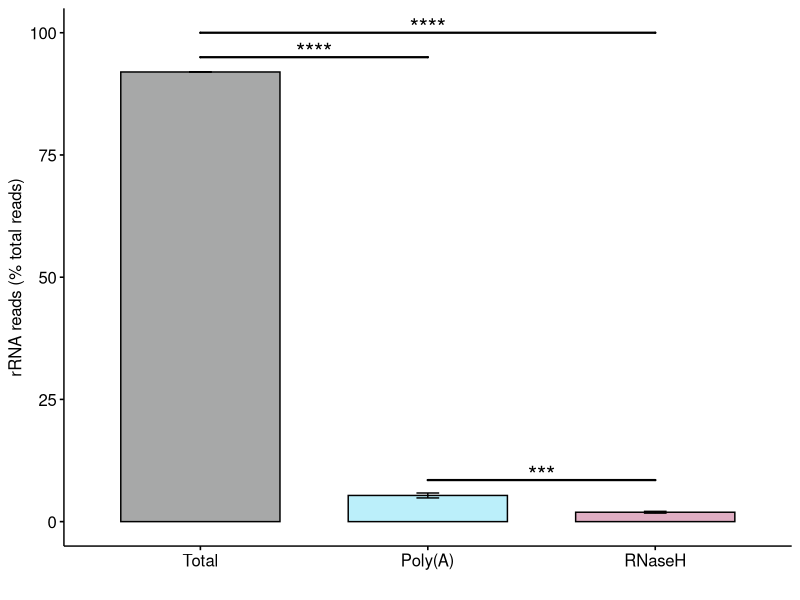
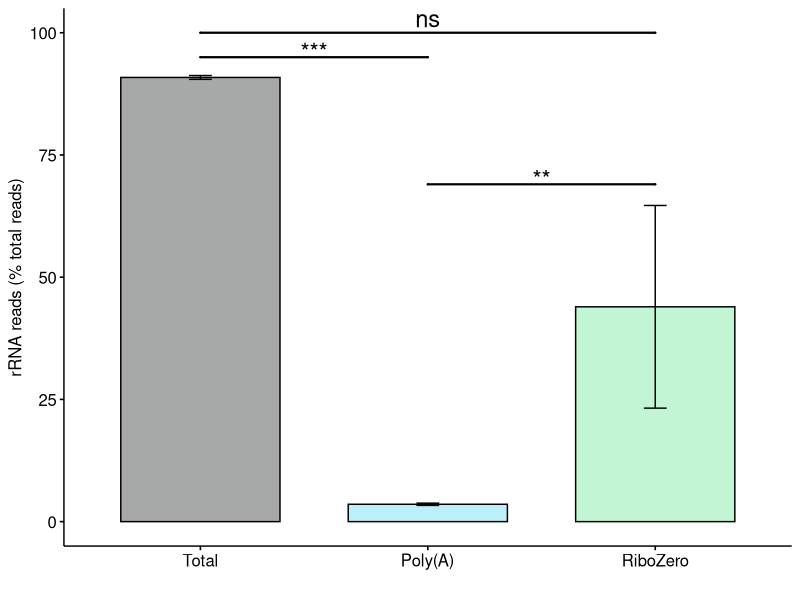
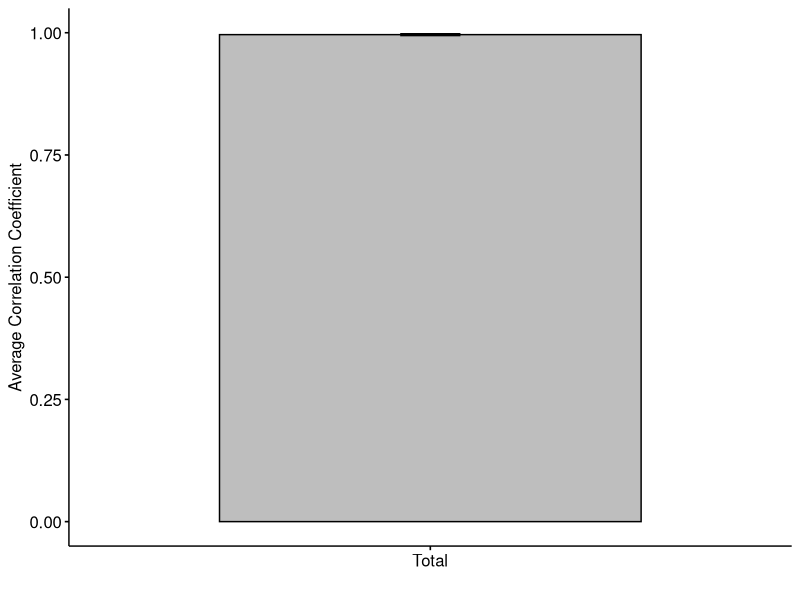
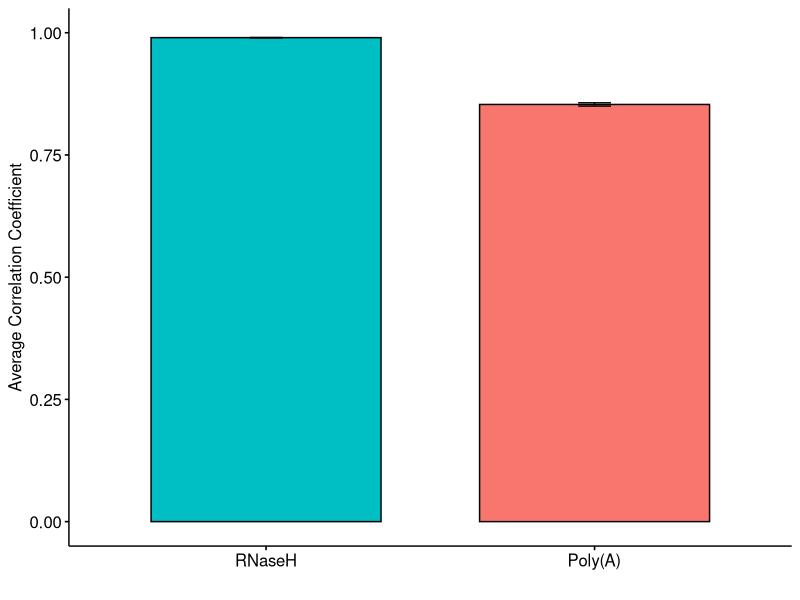
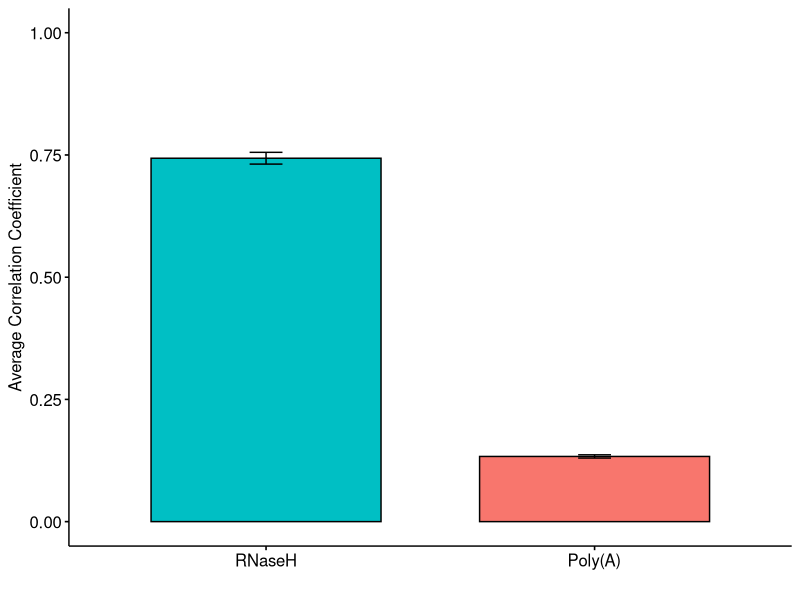

Recreate these plots in R, in order.
## ---- chunk 1
library(knitr)
knitr::opts_chunk$set(echo=FALSE, include=FALSE)
## ---- chunk 2
# install.packages("rstatix")
# install.packages("ggpubr")
# install.packages("tibble")
## ---- chunk 3
###2019 data
rrna_data_2019 <- read.csv("rrna_depletion_calculation_2019.csv")
levels(rrna_data_2019$Sample)
rrna_data_2019$Sample <- ordered(rrna_data_2019$Sample, levels = c("Total", "Poly(A)", "RNaseH"))
levels(rrna_data_2019$Sample)
 
library(rstatix)
stat.test_2019 <- aov(log_tranform_ratio ~ Sample, data = rrna_data_2019) %>%
  tukey_hsd()
stat.test_2019 

library("ggpubr")
ggbarplot(rrna_data_2019, x = "Sample", y = "percent_rrna", add = c("mean_se"),
          position = position_dodge(),
          color = "black", palette = c("#A7A8A8", "#BBEFFA", "#DFAEC3"),
          fill = "Sample",
          ylim = c(0, 100),
          order = c("Total", "Poly(A)", "RNaseH"),
          legend = "none",
          ylab = "rRNA reads (% total reads)", xlab = " ") +
  stat_pvalue_manual(
    stat.test_2019, label = "p.adj.signif", 
    tip.length = 0,
    size = 6,
    bracket.size = 0.75,
    y.position = c(95, 100, 8.5))
## ---- chunk 4
###2018 data
rrna_data_2018 <- read.csv("rrna_depletion_calculation_2018.csv")
levels(rrna_data_2018$Sample)
rrna_data_2018$Sample <- ordered(rrna_data_2018$Sample, levels = c("Total", "Poly(A)", "RiboZero"))
levels(rrna_data_2018$Sample)

library(rstatix)
stat.test_2018 <- aov(log_tranform_ratio ~ Sample, data = rrna_data_2018) %>%
  tukey_hsd()
stat.test_2018 

library("ggpubr")
ggbarplot(rrna_data_2018, x = "Sample", y = "percent_rrna", add = c("mean_se"),
          position = position_dodge(),
          color = "black", palette = c("#A7A8A8", "#BBEFFA", "#C2F5D4"),
          fill = "Sample",
          ylim = c(0, 100),
          order = c("Total", "Poly(A)", "RiboZero"),
          legend = "none",
          ylab = "rRNA reads (% total reads)", xlab = " ") +
  stat_pvalue_manual(
    stat.test_2018, label = "p.adj.signif", 
    tip.length = 0,
    size = 6,
    bracket.size = 0.75,
    y.position = c(95, 100, 69))

## ---- chunk 5
###bio replicate data
bio_rep_data <- read.csv("biological_replicate_plot.csv")
levels(bio_rep_data$Sample)

ggbarplot(bio_rep_data, x = "Sample", y = "Average_corr_coeff", add = c("mean_se"),
          position = position_dodge(),
          color = "black", fill = c("#bebebe"),
          ylim = c(0, 1),
          legend = "none",
          ylab = "Average Correlation Coefficient", xlab = " ")
bio_rep_data
## ---- chunk 6
###protein coding data
protein_coding_data <- read.csv("protein_coding_plot.csv")
levels(protein_coding_data$Sample)
protein_coding_data$Sample <- ordered(protein_coding_data$Sample, levels = c("RNaseH", "Poly(A)"))
levels(protein_coding_data$Sample)

ggbarplot(protein_coding_data, x = "Sample", y = "Average_corr_coeff", add = c("mean_se"),
          position = position_dodge(),
          color = "black", palette = c("#00bfc4", "#f8766d"),
          fill = "Sample",
          ylim = c(0, 1),
          order = c("RNaseH", "Poly(A)"),
          legend = "none",
          ylab = "Average Correlation Coefficient", xlab = "")
## ---- chunk 7
###ncRNA data
ncrna_data <- read.csv("ncrna_plot.csv")
levels(ncrna_data$Sample)
ncrna_data$Sample <- ordered(ncrna_data$Sample, levels = c("RNaseH", "Poly(A)"))
levels(ncrna_data$Sample)

ggbarplot(ncrna_data, x = "Sample", y = "Average_corr_coeff", add = c("mean_se"),
          position = position_dodge(),
          color = "black", palette = c("#00bfc4", "#f8766d"),
          fill = "Sample",
          ylim = c(0, 1),
          order = c("RNaseH", "Poly(A)"),
          legend = "none",
          ylab = "Average Correlation Coefficient", xlab = "")
